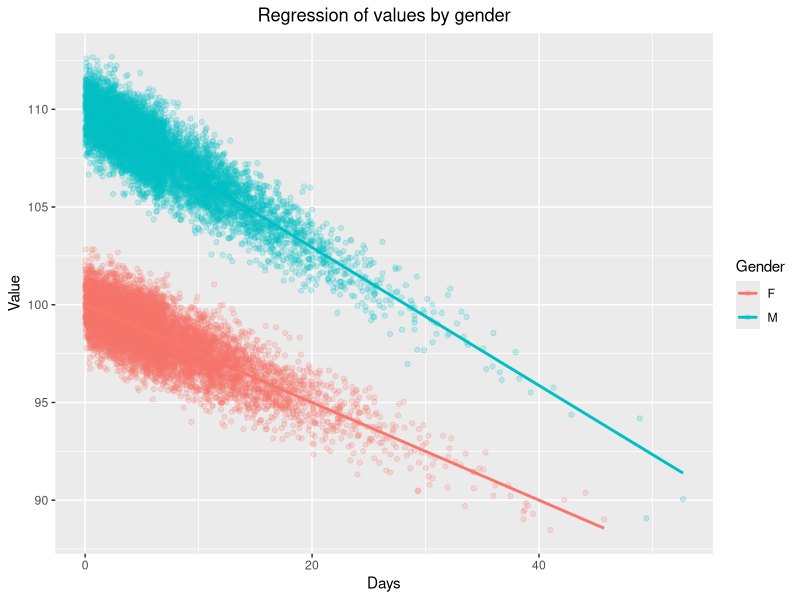

Here is the R script that generated this plot:
# ==============================================================================
# Project: Simulating Repeated Measures Data with Gender-Based Variability
# Script:  simulate_repeated_measures.R
# Author:  Simon Greaves
# Date:    17-AUG-2024
# 
# Description:
# This script generates a simulated dataset of repeated measurements taken
# from individual subjects over time, incorporating gender-based differences 
# in baseline values and slopes. The simulation includes time-varying effects,
# probabilistic no-shows, and random intervals between measurement appointments.
# This dataset can be used to validate statistical models and explore data
# analysis techniques.
#
# Dependencies:
# - R version 4.1.3
# - Packages: dplyr, ggplot2
#
# Inputs:
# - None
#
# Outputs:
# - A data set containing the repeated measurements by id in a LONG format.
# - A ggplot visualizing the relationship between time and measurement values
#   stratified by gender.
#
# Notes:
# - Gender is modeled as a binary variable with equal probability.
# 
# ==============================================================================

pkgs <- c('dplyr', 'ggplot2')
inst <- lapply(pkgs, library, character.only = TRUE)

set.seed(42)

# number of individual id instances
n_instances <- 10000

# measurement frequency
lambda <- 0.75
measurements <- ceiling(rexp(n_instances, lambda))

# model gender
prob_male <- 0.5

# set up individual profiles
wide <- data.frame(id = 1:n_instances,# unique id
                          total_measurements = measurements,
                          gender = rbinom(n_instances,
                                          size = 1,
                                          prob = prob_male))

# set up measurement baseline and slope varying by gender
baseline <- 100
male_baseline_offset <- 10
slope <- -0.25
male_slope_offset <- -0.1
# we'll also simulate a 10% probability of no-shows
no_show_prob <- 0.9
# we'll simulate a maximum of 7 days between measurement appointments
max_days <- 7
# create measurements data set with as many rows as measurements
long <- wide[rep(seq_len(nrow(wide)), wide$total_measurements), ]
long <- long %>%
  mutate(
    successful_measurement = rbinom(n = n(), size = 1, prob = no_show_prob),
    days = runif(n = n(), min = 0, max = max_days)) %>%
  group_by(id) %>%
  mutate(
    sex = c('F', 'M')[gender + 1],
    day = cumsum(days),
    n_appointment = row_number(),
    n_measurements = cumsum(successful_measurement),
    tot_donations = sum(successful_measurement),
    value = if_else(successful_measurement == 1,
                 baseline + gender * male_baseline_offset +
                   slope * day + gender * male_slope_offset * day +
                   rnorm(n = n(), mean = 0, sd = 1),
                 NA)
  )

# plot the data
long %>%
  subset(successful_measurement == TRUE) %>%
  ggplot(aes(x = day, y = value, color = sex)) +
  geom_point(alpha = 0.2) +  # Add points with some transparency
  geom_smooth(method = "lm", se = FALSE) +  # Add regression lines
  labs(
    title = "Regression of values by gender",
    x = "Days",
    y = "Value",
    color = "Gender"
  ) +
  theme(plot.title = element_text(hjust = 0.5))
